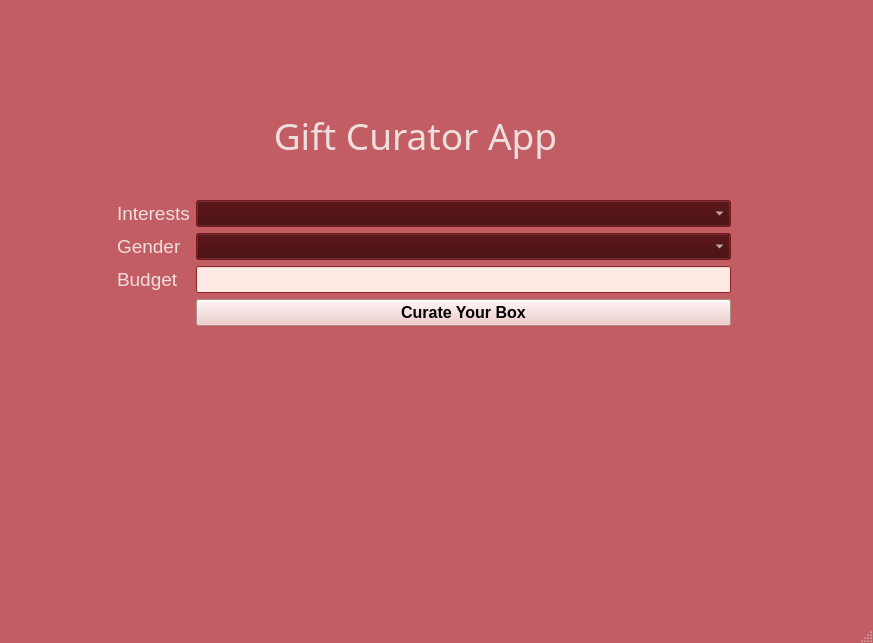
<?xml version="1.0" encoding="UTF-8"?>
<ui version="4.0">
 <class>MainWindow</class>
 <widget class="QMainWindow" name="MainWindow">
  <property name="geometry">
   <rect>
    <x>0</x>
    <y>0</y>
    <width>873</width>
    <height>643</height>
   </rect>
  </property>
  <property name="palette">
   <palette>
    <active>
     <colorrole role="WindowText">
      <brush brushstyle="SolidPattern">
       <color alpha="255">
        <red>238</red>
        <green>223</green>
        <blue>223</blue>
       </color>
      </brush>
     </colorrole>
     <colorrole role="Button">
      <brush brushstyle="SolidPattern">
       <color alpha="255">
        <red>62</red>
        <green>0</green>
        <blue>3</blue>
       </color>
      </brush>
     </colorrole>
     <colorrole role="Light">
      <brush brushstyle="SolidPattern">
       <color alpha="255">
        <red>176</red>
        <green>1</green>
        <blue>7</blue>
       </color>
      </brush>
     </colorrole>
     <colorrole role="Midlight">
      <brush brushstyle="SolidPattern">
       <color alpha="255">
        <red>150</red>
        <green>1</green>
        <blue>6</blue>
       </color>
      </brush>
     </colorrole>
     <colorrole role="Dark">
      <brush brushstyle="SolidPattern">
       <color alpha="255">
        <red>113</red>
        <green>0</green>
        <blue>0</blue>
       </color>
      </brush>
     </colorrole>
     <colorrole role="Mid">
      <brush brushstyle="SolidPattern">
       <color alpha="255">
        <red>103</red>
        <green>2</green>
        <blue>3</blue>
       </color>
      </brush>
     </colorrole>
     <colorrole role="Text">
      <brush brushstyle="SolidPattern">
       <color alpha="255">
        <red>0</red>
        <green>0</green>
        <blue>0</blue>
       </color>
      </brush>
     </colorrole>
     <colorrole role="BrightText">
      <brush brushstyle="SolidPattern">
       <color alpha="255">
        <red>0</red>
        <green>0</green>
        <blue>0</blue>
       </color>
      </brush>
     </colorrole>
     <colorrole role="ButtonText">
      <brush brushstyle="SolidPattern">
       <color alpha="255">
        <red>255</red>
        <green>255</green>
        <blue>255</blue>
       </color>
      </brush>
     </colorrole>
     <colorrole role="Base">
      <brush brushstyle="SolidPattern">
       <color alpha="255">
        <red>255</red>
        <green>233</green>
        <blue>228</blue>
       </color>
      </brush>
     </colorrole>
     <colorrole role="Window">
      <brush brushstyle="SolidPattern">
       <color alpha="162">
        <red>159</red>
        <green>1</green>
        <blue>9</blue>
       </color>
      </brush>
     </colorrole>
     <colorrole role="Shadow">
      <brush brushstyle="SolidPattern">
       <color alpha="255">
        <red>0</red>
        <green>0</green>
        <blue>0</blue>
       </color>
      </brush>
     </colorrole>
     <colorrole role="Highlight">
      <brush brushstyle="SolidPattern">
       <color alpha="255">
        <red>215</red>
        <green>24</green>
        <blue>33</blue>
       </color>
      </brush>
     </colorrole>
     <colorrole role="Link">
      <brush brushstyle="SolidPattern">
       <color alpha="255">
        <red>255</red>
        <green>0</green>
        <blue>4</blue>
       </color>
      </brush>
     </colorrole>
     <colorrole role="LinkVisited">
      <brush brushstyle="SolidPattern">
       <color alpha="255">
        <red>255</red>
        <green>130</green>
        <blue>147</blue>
       </color>
      </brush>
     </colorrole>
     <colorrole role="AlternateBase">
      <brush brushstyle="SolidPattern">
       <color alpha="255">
        <red>238</red>
        <green>194</green>
        <blue>191</blue>
       </color>
      </brush>
     </colorrole>
     <colorrole role="ToolTipBase">
      <brush brushstyle="SolidPattern">
       <color alpha="255">
        <red>255</red>
        <green>217</green>
        <blue>217</blue>
       </color>
      </brush>
     </colorrole>
     <colorrole role="ToolTipText">
      <brush brushstyle="SolidPattern">
       <color alpha="255">
        <red>0</red>
        <green>0</green>
        <blue>0</blue>
       </color>
      </brush>
     </colorrole>
     <colorrole role="PlaceholderText">
      <brush brushstyle="SolidPattern">
       <color alpha="128">
        <red>0</red>
        <green>0</green>
        <blue>0</blue>
       </color>
      </brush>
     </colorrole>
    </active>
    <inactive>
     <colorrole role="WindowText">
      <brush brushstyle="SolidPattern">
       <color alpha="255">
        <red>238</red>
        <green>223</green>
        <blue>223</blue>
       </color>
      </brush>
     </colorrole>
     <colorrole role="Button">
      <brush brushstyle="SolidPattern">
       <color alpha="255">
        <red>62</red>
        <green>0</green>
        <blue>3</blue>
       </color>
      </brush>
     </colorrole>
     <colorrole role="Light">
      <brush brushstyle="SolidPattern">
       <color alpha="255">
        <red>176</red>
        <green>1</green>
        <blue>7</blue>
       </color>
      </brush>
     </colorrole>
     <colorrole role="Midlight">
      <brush brushstyle="SolidPattern">
       <color alpha="255">
        <red>150</red>
        <green>1</green>
        <blue>6</blue>
       </color>
      </brush>
     </colorrole>
     <colorrole role="Dark">
      <brush brushstyle="SolidPattern">
       <color alpha="255">
        <red>113</red>
        <green>0</green>
        <blue>0</blue>
       </color>
      </brush>
     </colorrole>
     <colorrole role="Mid">
      <brush brushstyle="SolidPattern">
       <color alpha="255">
        <red>103</red>
        <green>2</green>
        <blue>3</blue>
       </color>
      </brush>
     </colorrole>
     <colorrole role="Text">
      <brush brushstyle="SolidPattern">
       <color alpha="255">
        <red>0</red>
        <green>0</green>
        <blue>0</blue>
       </color>
      </brush>
     </colorrole>
     <colorrole role="BrightText">
      <brush brushstyle="SolidPattern">
       <color alpha="255">
        <red>0</red>
        <green>0</green>
        <blue>0</blue>
       </color>
      </brush>
     </colorrole>
     <colorrole role="ButtonText">
      <brush brushstyle="SolidPattern">
       <color alpha="255">
        <red>255</red>
        <green>255</green>
        <blue>255</blue>
       </color>
      </brush>
     </colorrole>
     <colorrole role="Base">
      <brush brushstyle="SolidPattern">
       <color alpha="255">
        <red>255</red>
        <green>233</green>
        <blue>228</blue>
       </color>
      </brush>
     </colorrole>
     <colorrole role="Window">
      <brush brushstyle="SolidPattern">
       <color alpha="162">
        <red>159</red>
        <green>1</green>
        <blue>9</blue>
       </color>
      </brush>
     </colorrole>
     <colorrole role="Shadow">
      <brush brushstyle="SolidPattern">
       <color alpha="255">
        <red>0</red>
        <green>0</green>
        <blue>0</blue>
       </color>
      </brush>
     </colorrole>
     <colorrole role="Highlight">
      <brush brushstyle="SolidPattern">
       <color alpha="255">
        <red>215</red>
        <green>24</green>
        <blue>33</blue>
       </color>
      </brush>
     </colorrole>
     <colorrole role="Link">
      <brush brushstyle="SolidPattern">
       <color alpha="255">
        <red>255</red>
        <green>0</green>
        <blue>4</blue>
       </color>
      </brush>
     </colorrole>
     <colorrole role="LinkVisited">
      <brush brushstyle="SolidPattern">
       <color alpha="255">
        <red>255</red>
        <green>130</green>
        <blue>147</blue>
       </color>
      </brush>
     </colorrole>
     <colorrole role="AlternateBase">
      <brush brushstyle="SolidPattern">
       <color alpha="255">
        <red>238</red>
        <green>194</green>
        <blue>191</blue>
       </color>
      </brush>
     </colorrole>
     <colorrole role="ToolTipBase">
      <brush brushstyle="SolidPattern">
       <color alpha="255">
        <red>255</red>
        <green>217</green>
        <blue>217</blue>
       </color>
      </brush>
     </colorrole>
     <colorrole role="ToolTipText">
      <brush brushstyle="SolidPattern">
       <color alpha="255">
        <red>0</red>
        <green>0</green>
        <blue>0</blue>
       </color>
      </brush>
     </colorrole>
     <colorrole role="PlaceholderText">
      <brush brushstyle="SolidPattern">
       <color alpha="128">
        <red>0</red>
        <green>0</green>
        <blue>0</blue>
       </color>
      </brush>
     </colorrole>
    </inactive>
    <disabled>
     <colorrole role="WindowText">
      <brush brushstyle="SolidPattern">
       <color alpha="255">
        <red>113</red>
        <green>0</green>
        <blue>0</blue>
       </color>
      </brush>
     </colorrole>
     <colorrole role="Button">
      <brush brushstyle="SolidPattern">
       <color alpha="255">
        <red>62</red>
        <green>0</green>
        <blue>3</blue>
       </color>
      </brush>
     </colorrole>
     <colorrole role="Light">
      <brush brushstyle="SolidPattern">
       <color alpha="255">
        <red>176</red>
        <green>1</green>
        <blue>7</blue>
       </color>
      </brush>
     </colorrole>
     <colorrole role="Midlight">
      <brush brushstyle="SolidPattern">
       <color alpha="255">
        <red>150</red>
        <green>1</green>
        <blue>6</blue>
       </color>
      </brush>
     </colorrole>
     <colorrole role="Dark">
      <brush brushstyle="SolidPattern">
       <color alpha="255">
        <red>113</red>
        <green>0</green>
        <blue>0</blue>
       </color>
      </brush>
     </colorrole>
     <colorrole role="Mid">
      <brush brushstyle="SolidPattern">
       <color alpha="255">
        <red>103</red>
        <green>2</green>
        <blue>3</blue>
       </color>
      </brush>
     </colorrole>
     <colorrole role="Text">
      <brush brushstyle="SolidPattern">
       <color alpha="255">
        <red>113</red>
        <green>0</green>
        <blue>0</blue>
       </color>
      </brush>
     </colorrole>
     <colorrole role="BrightText">
      <brush brushstyle="SolidPattern">
       <color alpha="255">
        <red>0</red>
        <green>0</green>
        <blue>0</blue>
       </color>
      </brush>
     </colorrole>
     <colorrole role="ButtonText">
      <brush brushstyle="SolidPattern">
       <color alpha="255">
        <red>113</red>
        <green>0</green>
        <blue>0</blue>
       </color>
      </brush>
     </colorrole>
     <colorrole role="Base">
      <brush brushstyle="SolidPattern">
       <color alpha="162">
        <red>159</red>
        <green>1</green>
        <blue>9</blue>
       </color>
      </brush>
     </colorrole>
     <colorrole role="Window">
      <brush brushstyle="SolidPattern">
       <color alpha="162">
        <red>159</red>
        <green>1</green>
        <blue>9</blue>
       </color>
      </brush>
     </colorrole>
     <colorrole role="Shadow">
      <brush brushstyle="SolidPattern">
       <color alpha="255">
        <red>0</red>
        <green>0</green>
        <blue>0</blue>
       </color>
      </brush>
     </colorrole>
     <colorrole role="Highlight">
      <brush brushstyle="SolidPattern">
       <color alpha="255">
        <red>0</red>
        <green>120</green>
        <blue>215</blue>
       </color>
      </brush>
     </colorrole>
     <colorrole role="Link">
      <brush brushstyle="SolidPattern">
       <color alpha="255">
        <red>255</red>
        <green>0</green>
        <blue>4</blue>
       </color>
      </brush>
     </colorrole>
     <colorrole role="LinkVisited">
      <brush brushstyle="SolidPattern">
       <color alpha="255">
        <red>255</red>
        <green>130</green>
        <blue>147</blue>
       </color>
      </brush>
     </colorrole>
     <colorrole role="AlternateBase">
      <brush brushstyle="SolidPattern">
       <color alpha="255">
        <red>238</red>
        <green>194</green>
        <blue>191</blue>
       </color>
      </brush>
     </colorrole>
     <colorrole role="ToolTipBase">
      <brush brushstyle="SolidPattern">
       <color alpha="255">
        <red>255</red>
        <green>217</green>
        <blue>217</blue>
       </color>
      </brush>
     </colorrole>
     <colorrole role="ToolTipText">
      <brush brushstyle="SolidPattern">
       <color alpha="255">
        <red>0</red>
        <green>0</green>
        <blue>0</blue>
       </color>
      </brush>
     </colorrole>
     <colorrole role="PlaceholderText">
      <brush brushstyle="SolidPattern">
       <color alpha="128">
        <red>0</red>
        <green>0</green>
        <blue>0</blue>
       </color>
      </brush>
     </colorrole>
    </disabled>
   </palette>
  </property>
  <property name="windowTitle">
   <string>MainWindow</string>
  </property>
  <property name="toolButtonStyle">
   <enum>Qt::ToolButtonFollowStyle</enum>
  </property>
  <widget class="QWidget" name="centralwidget">
   <widget class="QWidget" name="horizontalLayoutWidget">
    <property name="geometry">
     <rect>
      <x>120</x>
      <y>90</y>
      <width>471</width>
      <height>91</height>
     </rect>
    </property>
    <layout class="QHBoxLayout" name="layout">
     <property name="leftMargin">
      <number>120</number>
     </property>
     <item>
      <widget class="QLabel" name="heading_label">
       <property name="font">
        <font>
         <family>Lucida Calligraphy</family>
         <pointsize>28</pointsize>
        </font>
       </property>
       <property name="layoutDirection">
        <enum>Qt::LeftToRight</enum>
       </property>
       <property name="autoFillBackground">
        <bool>false</bool>
       </property>
       <property name="frameShadow">
        <enum>QFrame::Raised</enum>
       </property>
       <property name="text">
        <string>&lt;html&gt;&lt;head/&gt;&lt;body&gt;&lt;p align=&quot;center&quot;&gt;Gift Curator App&lt;/p&gt;&lt;/body&gt;&lt;/html&gt;</string>
       </property>
       <property name="scaledContents">
        <bool>true</bool>
       </property>
      </widget>
     </item>
    </layout>
   </widget>
   <widget class="QWidget" name="formLayoutWidget">
    <property name="geometry">
     <rect>
      <x>60</x>
      <y>200</y>
      <width>671</width>
      <height>281</height>
     </rect>
    </property>
    <layout class="QFormLayout" name="formLayout">
     <property name="leftMargin">
      <number>57</number>
     </property>
     <item row="0" column="0">
      <widget class="QLabel" name="interestsLabel">
       <property name="font">
        <font>
         <pointsize>14</pointsize>
        </font>
       </property>
       <property name="text">
        <string>Interests</string>
       </property>
       <property name="margin">
        <number>10</number>
       </property>
      </widget>
     </item>
     <item row="0" column="1">
      <widget class="QComboBox" name="interestsComboBox">
       <property name="font">
        <font>
         <family>MS Sans Serif</family>
         <pointsize>12</pointsize>
         <weight>75</weight>
         <italic>true</italic>
         <bold>true</bold>
        </font>
       </property>
       <property name="currentText">
        <string/>
       </property>
       <property name="currentIndex">
        <number>-1</number>
       </property>
      </widget>
     </item>
     <item row="1" column="0">
      <widget class="QLabel" name="gender_label">
       <property name="font">
        <font>
         <pointsize>14</pointsize>
        </font>
       </property>
       <property name="text">
        <string>Gender</string>
       </property>
       <property name="margin">
        <number>10</number>
       </property>
      </widget>
     </item>
     <item row="1" column="1">
      <widget class="QComboBox" name="genderComboBox">
       <property name="font">
        <font>
         <family>MS Sans Serif</family>
         <pointsize>12</pointsize>
         <weight>75</weight>
         <italic>true</italic>
         <bold>true</bold>
        </font>
       </property>
       <property name="currentIndex">
        <number>-1</number>
       </property>
      </widget>
     </item>
     <item row="2" column="0">
      <widget class="QLabel" name="budget_label">
       <property name="font">
        <font>
         <pointsize>14</pointsize>
        </font>
       </property>
       <property name="text">
        <string>Budget</string>
       </property>
       <property name="margin">
        <number>10</number>
       </property>
      </widget>
     </item>
     <item row="2" column="1">
      <widget class="QLineEdit" name="budgetBox">
       <property name="font">
        <font>
         <family>MS Sans Serif</family>
         <pointsize>12</pointsize>
         <weight>75</weight>
         <italic>true</italic>
         <bold>true</bold>
        </font>
       </property>
      </widget>
     </item>
     <item row="3" column="1">
      <widget class="QPushButton" name="pushButton">
       <property name="palette">
        <palette>
         <active>
          <colorrole role="WindowText">
           <brush brushstyle="SolidPattern">
            <color alpha="255">
             <red>0</red>
             <green>0</green>
             <blue>0</blue>
            </color>
           </brush>
          </colorrole>
          <colorrole role="Button">
           <brush brushstyle="SolidPattern">
            <color alpha="255">
             <red>238</red>
             <green>194</green>
             <blue>191</blue>
            </color>
           </brush>
          </colorrole>
          <colorrole role="Light">
           <brush brushstyle="SolidPattern">
            <color alpha="255">
             <red>255</red>
             <green>255</green>
             <blue>255</blue>
            </color>
           </brush>
          </colorrole>
          <colorrole role="Midlight">
           <brush brushstyle="SolidPattern">
            <color alpha="255">
             <red>246</red>
             <green>224</green>
             <blue>223</blue>
            </color>
           </brush>
          </colorrole>
          <colorrole role="Dark">
           <brush brushstyle="SolidPattern">
            <color alpha="255">
             <red>119</red>
             <green>97</green>
             <blue>95</blue>
            </color>
           </brush>
          </colorrole>
          <colorrole role="Mid">
           <brush brushstyle="SolidPattern">
            <color alpha="255">
             <red>159</red>
             <green>129</green>
             <blue>127</blue>
            </color>
           </brush>
          </colorrole>
          <colorrole role="Text">
           <brush brushstyle="SolidPattern">
            <color alpha="255">
             <red>0</red>
             <green>0</green>
             <blue>0</blue>
            </color>
           </brush>
          </colorrole>
          <colorrole role="BrightText">
           <brush brushstyle="SolidPattern">
            <color alpha="255">
             <red>255</red>
             <green>255</green>
             <blue>255</blue>
            </color>
           </brush>
          </colorrole>
          <colorrole role="ButtonText">
           <brush brushstyle="SolidPattern">
            <color alpha="255">
             <red>0</red>
             <green>0</green>
             <blue>0</blue>
            </color>
           </brush>
          </colorrole>
          <colorrole role="Base">
           <brush brushstyle="SolidPattern">
            <color alpha="255">
             <red>255</red>
             <green>255</green>
             <blue>255</blue>
            </color>
           </brush>
          </colorrole>
          <colorrole role="Window">
           <brush brushstyle="SolidPattern">
            <color alpha="255">
             <red>238</red>
             <green>194</green>
             <blue>191</blue>
            </color>
           </brush>
          </colorrole>
          <colorrole role="Shadow">
           <brush brushstyle="SolidPattern">
            <color alpha="255">
             <red>0</red>
             <green>0</green>
             <blue>0</blue>
            </color>
           </brush>
          </colorrole>
          <colorrole role="AlternateBase">
           <brush brushstyle="SolidPattern">
            <color alpha="255">
             <red>246</red>
             <green>224</green>
             <blue>223</blue>
            </color>
           </brush>
          </colorrole>
          <colorrole role="ToolTipBase">
           <brush brushstyle="SolidPattern">
            <color alpha="255">
             <red>255</red>
             <green>255</green>
             <blue>220</blue>
            </color>
           </brush>
          </colorrole>
          <colorrole role="ToolTipText">
           <brush brushstyle="SolidPattern">
            <color alpha="255">
             <red>0</red>
             <green>0</green>
             <blue>0</blue>
            </color>
           </brush>
          </colorrole>
          <colorrole role="PlaceholderText">
           <brush brushstyle="SolidPattern">
            <color alpha="128">
             <red>0</red>
             <green>0</green>
             <blue>0</blue>
            </color>
           </brush>
          </colorrole>
         </active>
         <inactive>
          <colorrole role="WindowText">
           <brush brushstyle="SolidPattern">
            <color alpha="255">
             <red>0</red>
             <green>0</green>
             <blue>0</blue>
            </color>
           </brush>
          </colorrole>
          <colorrole role="Button">
           <brush brushstyle="SolidPattern">
            <color alpha="255">
             <red>238</red>
             <green>194</green>
             <blue>191</blue>
            </color>
           </brush>
          </colorrole>
          <colorrole role="Light">
           <brush brushstyle="SolidPattern">
            <color alpha="255">
             <red>255</red>
             <green>255</green>
             <blue>255</blue>
            </color>
           </brush>
          </colorrole>
          <colorrole role="Midlight">
           <brush brushstyle="SolidPattern">
            <color alpha="255">
             <red>246</red>
             <green>224</green>
             <blue>223</blue>
            </color>
           </brush>
          </colorrole>
          <colorrole role="Dark">
           <brush brushstyle="SolidPattern">
            <color alpha="255">
             <red>119</red>
             <green>97</green>
             <blue>95</blue>
            </color>
           </brush>
          </colorrole>
          <colorrole role="Mid">
           <brush brushstyle="SolidPattern">
            <color alpha="255">
             <red>159</red>
             <green>129</green>
             <blue>127</blue>
            </color>
           </brush>
          </colorrole>
          <colorrole role="Text">
           <brush brushstyle="SolidPattern">
            <color alpha="255">
             <red>0</red>
             <green>0</green>
             <blue>0</blue>
            </color>
           </brush>
          </colorrole>
          <colorrole role="BrightText">
           <brush brushstyle="SolidPattern">
            <color alpha="255">
             <red>255</red>
             <green>255</green>
             <blue>255</blue>
            </color>
           </brush>
          </colorrole>
          <colorrole role="ButtonText">
           <brush brushstyle="SolidPattern">
            <color alpha="255">
             <red>0</red>
             <green>0</green>
             <blue>0</blue>
            </color>
           </brush>
          </colorrole>
          <colorrole role="Base">
           <brush brushstyle="SolidPattern">
            <color alpha="255">
             <red>255</red>
             <green>255</green>
             <blue>255</blue>
            </color>
           </brush>
          </colorrole>
          <colorrole role="Window">
           <brush brushstyle="SolidPattern">
            <color alpha="255">
             <red>238</red>
             <green>194</green>
             <blue>191</blue>
            </color>
           </brush>
          </colorrole>
          <colorrole role="Shadow">
           <brush brushstyle="SolidPattern">
            <color alpha="255">
             <red>0</red>
             <green>0</green>
             <blue>0</blue>
            </color>
           </brush>
          </colorrole>
          <colorrole role="AlternateBase">
           <brush brushstyle="SolidPattern">
            <color alpha="255">
             <red>246</red>
             <green>224</green>
             <blue>223</blue>
            </color>
           </brush>
          </colorrole>
          <colorrole role="ToolTipBase">
           <brush brushstyle="SolidPattern">
            <color alpha="255">
             <red>255</red>
             <green>255</green>
             <blue>220</blue>
            </color>
           </brush>
          </colorrole>
          <colorrole role="ToolTipText">
           <brush brushstyle="SolidPattern">
            <color alpha="255">
             <red>0</red>
             <green>0</green>
             <blue>0</blue>
            </color>
           </brush>
          </colorrole>
          <colorrole role="PlaceholderText">
           <brush brushstyle="SolidPattern">
            <color alpha="128">
             <red>0</red>
             <green>0</green>
             <blue>0</blue>
            </color>
           </brush>
          </colorrole>
         </inactive>
         <disabled>
          <colorrole role="WindowText">
           <brush brushstyle="SolidPattern">
            <color alpha="255">
             <red>119</red>
             <green>97</green>
             <blue>95</blue>
            </color>
           </brush>
          </colorrole>
          <colorrole role="Button">
           <brush brushstyle="SolidPattern">
            <color alpha="255">
             <red>238</red>
             <green>194</green>
             <blue>191</blue>
            </color>
           </brush>
          </colorrole>
          <colorrole role="Light">
           <brush brushstyle="SolidPattern">
            <color alpha="255">
             <red>255</red>
             <green>255</green>
             <blue>255</blue>
            </color>
           </brush>
          </colorrole>
          <colorrole role="Midlight">
           <brush brushstyle="SolidPattern">
            <color alpha="255">
             <red>246</red>
             <green>224</green>
             <blue>223</blue>
            </color>
           </brush>
          </colorrole>
          <colorrole role="Dark">
           <brush brushstyle="SolidPattern">
            <color alpha="255">
             <red>119</red>
             <green>97</green>
             <blue>95</blue>
            </color>
           </brush>
          </colorrole>
          <colorrole role="Mid">
           <brush brushstyle="SolidPattern">
            <color alpha="255">
             <red>159</red>
             <green>129</green>
             <blue>127</blue>
            </color>
           </brush>
          </colorrole>
          <colorrole role="Text">
           <brush brushstyle="SolidPattern">
            <color alpha="255">
             <red>119</red>
             <green>97</green>
             <blue>95</blue>
            </color>
           </brush>
          </colorrole>
          <colorrole role="BrightText">
           <brush brushstyle="SolidPattern">
            <color alpha="255">
             <red>255</red>
             <green>255</green>
             <blue>255</blue>
            </color>
           </brush>
          </colorrole>
          <colorrole role="ButtonText">
           <brush brushstyle="SolidPattern">
            <color alpha="255">
             <red>119</red>
             <green>97</green>
             <blue>95</blue>
            </color>
           </brush>
          </colorrole>
          <colorrole role="Base">
           <brush brushstyle="SolidPattern">
            <color alpha="255">
             <red>238</red>
             <green>194</green>
             <blue>191</blue>
            </color>
           </brush>
          </colorrole>
          <colorrole role="Window">
           <brush brushstyle="SolidPattern">
            <color alpha="255">
             <red>238</red>
             <green>194</green>
             <blue>191</blue>
            </color>
           </brush>
          </colorrole>
          <colorrole role="Shadow">
           <brush brushstyle="SolidPattern">
            <color alpha="255">
             <red>0</red>
             <green>0</green>
             <blue>0</blue>
            </color>
           </brush>
          </colorrole>
          <colorrole role="AlternateBase">
           <brush brushstyle="SolidPattern">
            <color alpha="255">
             <red>238</red>
             <green>194</green>
             <blue>191</blue>
            </color>
           </brush>
          </colorrole>
          <colorrole role="ToolTipBase">
           <brush brushstyle="SolidPattern">
            <color alpha="255">
             <red>255</red>
             <green>255</green>
             <blue>220</blue>
            </color>
           </brush>
          </colorrole>
          <colorrole role="ToolTipText">
           <brush brushstyle="SolidPattern">
            <color alpha="255">
             <red>0</red>
             <green>0</green>
             <blue>0</blue>
            </color>
           </brush>
          </colorrole>
          <colorrole role="PlaceholderText">
           <brush brushstyle="SolidPattern">
            <color alpha="128">
             <red>0</red>
             <green>0</green>
             <blue>0</blue>
            </color>
           </brush>
          </colorrole>
         </disabled>
        </palette>
       </property>
       <property name="font">
        <font>
         <family>MS Sans Serif</family>
         <pointsize>12</pointsize>
         <weight>75</weight>
         <bold>true</bold>
        </font>
       </property>
       <property name="cursor">
        <cursorShape>PointingHandCursor</cursorShape>
       </property>
       <property name="text">
        <string>Curate Your Box</string>
       </property>
      </widget>
     </item>
    </layout>
   </widget>
   <widget class="QLabel" name="heading_label_2">
    <property name="geometry">
     <rect>
      <x>600</x>
      <y>110</y>
      <width>61</width>
      <height>61</height>
     </rect>
    </property>
    <property name="font">
     <font>
      <family>Lucida Calligraphy</family>
      <pointsize>28</pointsize>
     </font>
    </property>
    <property name="autoFillBackground">
     <bool>false</bool>
    </property>
    <property name="text">
     <string/>
    </property>
    <property name="pixmap">
     <pixmap>gift.png</pixmap>
    </property>
    <property name="scaledContents">
     <bool>true</bool>
    </property>
   </widget>
  </widget>
  <widget class="QMenuBar" name="menubar">
   <property name="geometry">
    <rect>
     <x>0</x>
     <y>0</y>
     <width>873</width>
     <height>21</height>
    </rect>
   </property>
  </widget>
  <widget class="QStatusBar" name="statusbar"/>
 </widget>
 <resources/>
 <connections/>
</ui>
